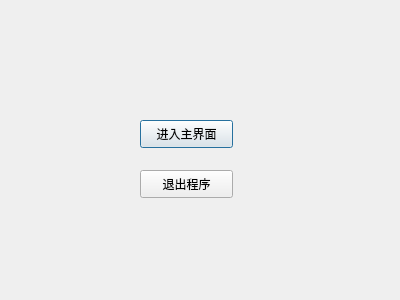
<?xml version="1.0" encoding="UTF-8"?>
<ui version="4.0">
 <class>MyDialog</class>
 <widget class="QDialog" name="MyDialog">
  <property name="geometry">
   <rect>
    <x>0</x>
    <y>0</y>
    <width>400</width>
    <height>300</height>
   </rect>
  </property>
  <property name="windowTitle">
   <string>Dialog</string>
  </property>
  <widget class="QPushButton" name="pushButton">
   <property name="geometry">
    <rect>
     <x>140</x>
     <y>120</y>
     <width>93</width>
     <height>28</height>
    </rect>
   </property>
   <property name="text">
    <string>进入主界面</string>
   </property>
  </widget>
  <widget class="QPushButton" name="pushButton_2">
   <property name="geometry">
    <rect>
     <x>140</x>
     <y>170</y>
     <width>93</width>
     <height>28</height>
    </rect>
   </property>
   <property name="text">
    <string>退出程序</string>
   </property>
  </widget>
 </widget>
 <resources/>
 <connections>
  <connection>
   <sender>pushButton_2</sender>
   <signal>clicked()</signal>
   <receiver>MyDialog</receiver>
   <slot>close()</slot>
   <hints>
    <hint type="sourcelabel">
     <x>195</x>
     <y>183</y>
    </hint>
    <hint type="destinationlabel">
     <x>276</x>
     <y>155</y>
    </hint>
   </hints>
  </connection>
 </connections>
</ui>
